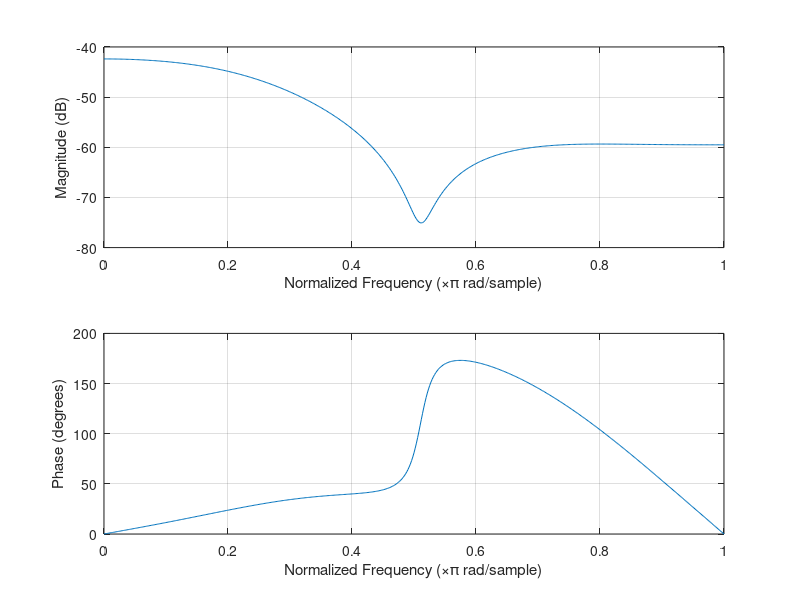

This chart was generated by the following MATLAB code:
b = [0.0018,0.0073,0.011,0.007,0.008];
a = [1,-3.0544,3.8291,2.2925,0.55072];
freqz(b,a);
%[h,w] = freqz(b,a);
%plot(w/pi,abs(h));